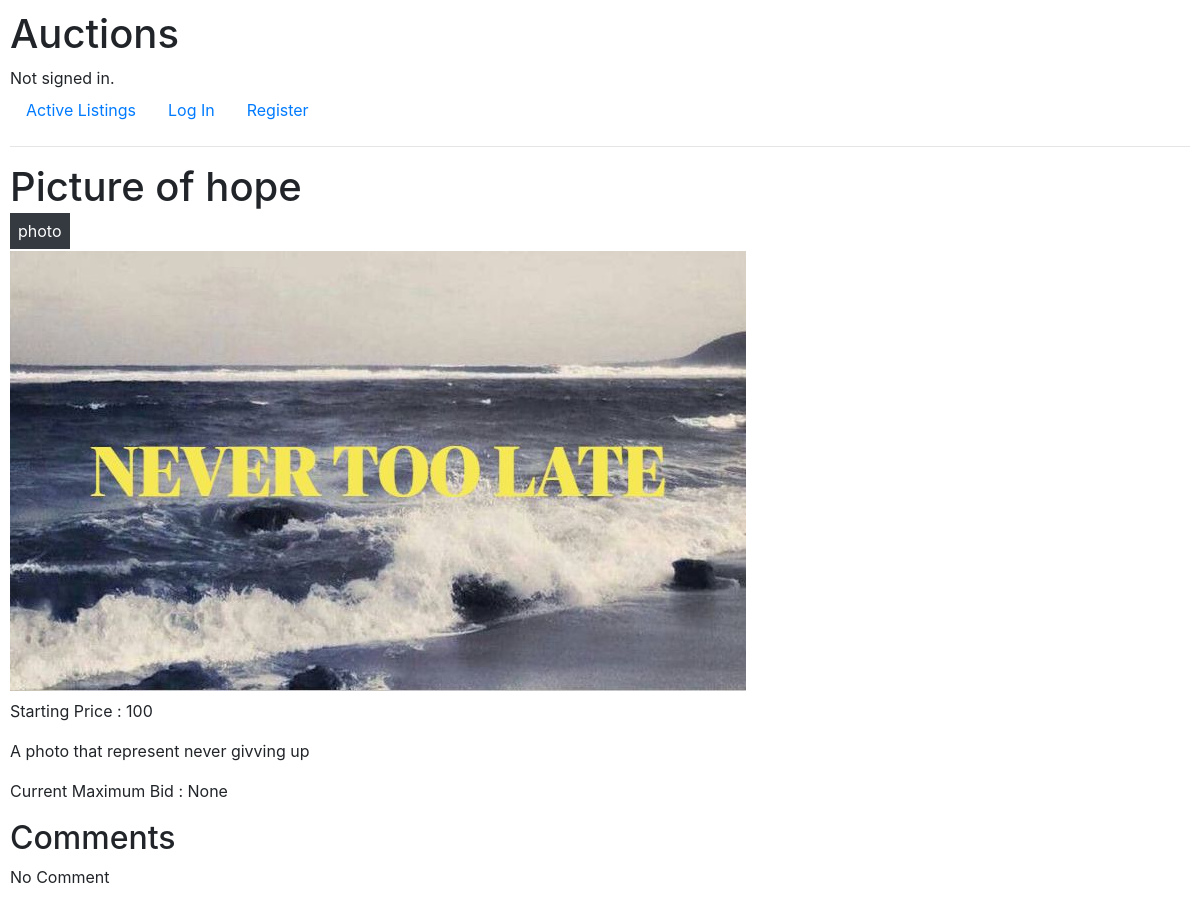
Page /listing/5 on the committed database.
### auctions/models.py (models this page shows)
class Auctions(models.Model):
    title = models.CharField(max_length=64)
    price = models.IntegerField()
    image = models.ImageField(upload_to='images/', null=True, blank=True)
    description = models.TextField()
    category = models.CharField(max_length=64, null=True, blank=True)
    active = models.BooleanField(default=True)

### auctions/views.py (the view, shortened to what this page needs)
# urls.py: path("listing/<int:id>", views.listing, name="listing"),
def listing(request, id):
    auction = Auctions.objects.get(pk=id)
    maxBid = auction.bids.aggregate(models.Max("bidPrice"))["bidPrice__max"]
    comments = auction.comments.all()
    winner = Winner.objects.filter(auction=auction).first()
    return render(request, "auctions/listing.html", {
            "auction" : auction,
            "maxBid" : maxBid,
            "comments" : comments
        })

### auctions/templates/auctions/listing.html (shortened to what this page needs)
{% extends "auctions/layout.html" %}
{% block body %}
    <div class="d-flex flex-row align-items-center">
        <h1>{{auction.title}}</h1>
    </div>
    {% if auction.category %}
        <p class="d-inline p-2 fs-3 bg-dark text-white">{{auction.category}}</p>
    {% endif %}
    {% if auction.image %}
        <img class="d-block my-2 img-fluid" src={{auction.image.url}} alt="{{auction.title}}" />
    {% endif %}
    <p>Starting Price : {{auction.price}}</p>
    <p>{{auction.description}}</p>
    <p>Current Maximum Bid : {{maxBid}}</p>
    <div class="my-3">
        <h2>Comments</h2>
        {% for comment in comments %}
            <h4>{{comment.writer.username}}</h4>
            <p>{{comment.description}}</p>
        {% empty %}
            <span>No Comment</span>
        {% endfor %}
    </div>
{% endblock %}

### auctions/static/auctions/styles.css (style rules this page uses)
body { padding: 10px; }

### rows in the picture
Auctions: title "Picture of hope", category "photo", image (picture), price "100", description "A photo that represent never givving up"

### other values in the picture
{{ maxBid }} "None"
